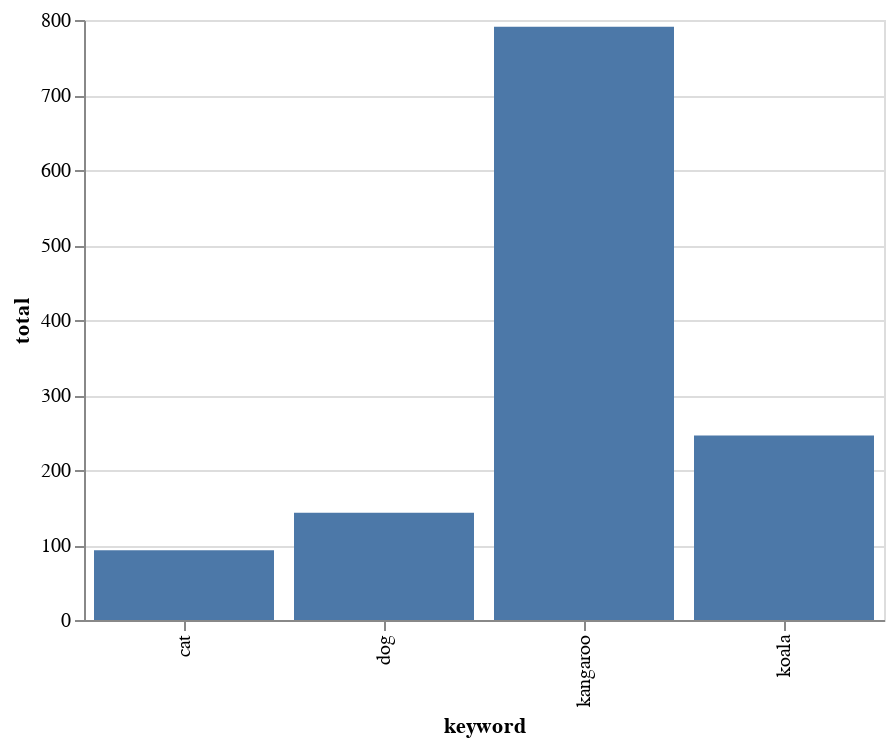

The notebook cell saved with this chart:
### Markdown cell above
## Let's try visualising our dataset

We've displayed our data as a table, but a chart would be easier to interpret at a glance. There are a number of charting and data visualisation packages available for Python, here we'll be using [Altair](https://altair-viz.github.io/). You just feed Altair a dataframe, and tell it the columns to display on each axis. Let's start with a simple bar chart that shows the keywords along the `x` axis, and the number of search results on the `y` axis.

### Code cell
# If you're using Jupyter notebook rather than Jupyter Lab,
# remove the '#' from the next line.
alt.renderers.enable('notebook')

import altair as alt

alt.Chart(df).mark_bar().encode(
    x='keyword:N',
    y='total:Q'
)

### Figure 1 — Vega-Lite specification as saved in the notebook (floating-point values rounded to 4 significant figures)
{"$schema": "https://vega.github.io/schema/vega-lite/v3.4.0.json", "config": {"mark": {"tooltip": null}, "view": {"height": 300, "width": 400}}, "data": {"name": "data-059dc2fa2863bac2106ecf6bf23a4544"}, "datasets": {"data-059dc2fa2863bac2106ecf6bf23a4544": [{"keyword": "cat", "total": 93}, {"keyword": "dog", "total": 143}, {"keyword": "kangaroo", "total": 791}, {"keyword": "koala", "total": 246}]}, "encoding": {"x": {"field": "keyword", "type": "nominal"}, "y": {"field": "total", "type": "quantitative"}}, "mark": "bar"}
